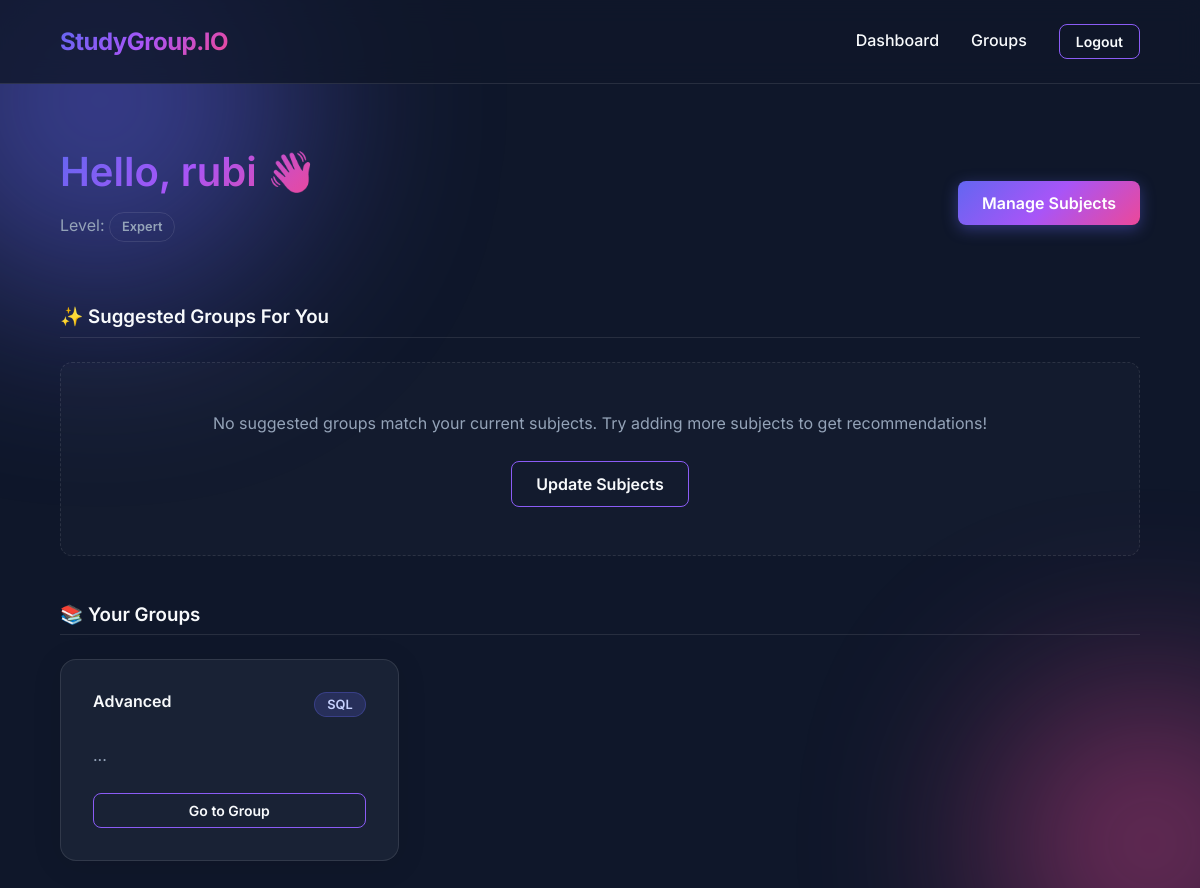
/ (signed in), run on the app's committed database.
### tables this page shows
CREATE TABLE users (
    id INTEGER PRIMARY KEY AUTOINCREMENT,
    username TEXT UNIQUE NOT NULL,
    password_hash TEXT NOT NULL,
    skill_level TEXT NOT NULL
);

CREATE TABLE groups (
    id INTEGER PRIMARY KEY AUTOINCREMENT,
    name TEXT NOT NULL,
    description TEXT,
    subject_id INTEGER NOT NULL,
    creator_id INTEGER NOT NULL,
    created_at TIMESTAMP DEFAULT CURRENT_TIMESTAMP,
    FOREIGN KEY (subject_id) REFERENCES subjects (id),
    FOREIGN KEY (creator_id) REFERENCES users (id)
);

CREATE TABLE subjects (
    id INTEGER PRIMARY KEY AUTOINCREMENT,
    name TEXT UNIQUE NOT NULL
);

### routes/main_route.py (the view)
@main_bp.route('/')
def dashboard():
    user = get_current_user()
    if not user:
        return redirect(url_for('auth.login'))
    user_subjects = get_user_subject_details(user['id'])
    my_groups = get_user_groups(user['id'])
    suggested_groups = get_suggested_groups(user_subjects, user['id'])
    return render_template('dashboard.html', user=user, subjects=user_subjects, my_groups=my_groups, suggested_groups=suggested_groups)

### app.py (called while the page is built)
@app.teardown_appcontext
def close_connection(exception):
    db = getattr(g, '_database', None)
    if db is not None:
        db.close()

@app.context_processor
def inject_user():
    return dict(current_user=get_current_user())

### database.py (called while the page is built)
def get_db():
    db = getattr(g, '_database', None)
    if db is None:
        db = g._database = sqlite3.connect(DATABASE)
        db.row_factory = sqlite3.Row
        db.execute('PRAGMA foreign_keys = ON')
    return db

def query_db(query, args=(), one=False):
    db = get_db()
    cur = db.execute(query, args)
    rv = cur.fetchall()
    db.commit()
    cur.close()
    return (rv[0] if rv else None) if one else rv

### services/authentication.py (called while the page is built)
def get_current_user():
    if 'user_id' in session:
        return query_db('SELECT * FROM users WHERE id = ?', (session['user_id'],), one=True)
    return None

### services/groups.py (called while the page is built)
def get_user_subject_details(user_id):
    return query_db('''
        SELECT s.id, s.name FROM subjects s
        JOIN user_subjects us ON s.id = us.subject_id
        WHERE us.user_id = ?
    ''', (user_id,))

def get_user_groups(user_id):
    return query_db('''
        SELECT g.*, s.name as subject_name FROM groups g
        JOIN group_members gm ON g.id = gm.group_id
        JOIN subjects s ON g.subject_id = s.id
        WHERE gm.user_id = ?
    ''', (user_id,))

def get_suggested_groups(user_subjects, user_id):
    if not user_subjects:
        return []
    subject_ids = [str(s['id']) for s in user_subjects]
    placeholders = ','.join('?' * len(subject_ids))
    query = f'''
        SELECT g.*, s.name as subject_name, count(gm.user_id) as member_count
        FROM groups g
        JOIN subjects s ON g.subject_id = s.id
        LEFT JOIN group_members gm ON g.id = gm.group_id
        WHERE g.subject_id IN ({placeholders})
        AND g.id NOT IN (
            SELECT group_id FROM group_members WHERE user_id = ?
        )
        GROUP BY g.id
    '''
    params = tuple(subject_ids) + (user_id,)
    return query_db(query, params)

### templates/dashboard.html
{% extends "base.html" %}
{% block content %}
<div class="dashboard-header">
    <div>
        <h1>Hello, {{ user['username'] }} 👋</h1>
        <p>Level: <span class="badge badge-outline">{{ user['skill_level'] }}</span></p>
    </div>
    <a href="{{ url_for('main.manage_subjects') }}" class="btn btn-primary">Manage Subjects</a>
</div>
<h3 class="section-title">✨ Suggested Groups For You</h3>
{% if suggested_groups %}
    <div class="grid grid-cols-3">
        {% for group in suggested_groups %}
            <div class="glass-card">
                <div style="display: flex; justify-content: space-between; align-items: start; margin-bottom: 1rem;">
                    <h4>{{ group['name'] }}</h4>
                    <span class="badge badge-subject">{{ group['subject_name'] }}</span>
                </div>
                <p>{{ group['description'] }}</p>
                <div style="display: flex; justify-content: space-between; align-items: center; margin-top: 1.5rem;">
                    <span style="color: var(--text-secondary); font-size: 0.9rem;">👥 {{ group['member_count'] }} members</span>
                    <a href="{{ url_for('groups.group_detail', group_id=group['id']) }}" class="btn btn-outline btn-sm">View Group</a>
                </div>
            </div>
        {% endfor %}
    </div>
{% else %}
    <div class="empty-state">
        <p>No suggested groups match your current subjects. Try adding more subjects to get recommendations!</p>
        <a href="{{ url_for('main.manage_subjects') }}" class="btn btn-outline">Update Subjects</a>
    </div>
{% endif %}
<h3 class="section-title">📚 Your Groups</h3>
{% if my_groups %}
    <div class="grid grid-cols-3">
        {% for group in my_groups %}
            <div class="glass-card">
                <div style="display: flex; justify-content: space-between; align-items: start; margin-bottom: 1rem;">
                    <h4>{{ group['name'] }}</h4>
                    <span class="badge badge-subject">{{ group['subject_name'] }}</span>
                </div>
                <p>{{ group['description'] }}</p>
                <div style="margin-top: 1.5rem;">
                    <a href="{{ url_for('groups.group_detail', group_id=group['id']) }}" class="btn btn-outline btn-sm" style="width: 100%;">Go to Group</a>
                </div>
            </div>
        {% endfor %}
    </div>
{% else %}
    <div class="empty-state">
        <p>You haven't joined any groups yet.</p>
        <a href="{{ url_for('groups.groups') }}" class="btn btn-primary">Browse Groups</a>
    </div>
{% endif %}
{% endblock %}

### static/css/style.css (style rules this page uses)
:root { --bg-color: #0f172a; --text-primary: #f8fafc; --text-secondary: #94a3b8; --primary-gradient: linear-gradient(135deg, #6366f1, #a855f7, #ec4899); --card-bg: rgba(30, 41, 59, 0.7); --border-color: rgba(255, 255, 255, 0.1); --glass-blur: blur(12px); --accent: #8b5cf6; --success: #10b981; --error: #ef4444; }
* { margin: 0; padding: 0; box-sizing: border-box; }
body { font-family: 'Inter', sans-serif; background-color: var(--bg-color); color: var(--text-primary); min-height: 100vh; display: flex; flex-direction: column; overflow-x: hidden; position: relative; }
body::before, body::after { content: ''; position: fixed; border-radius: 50%; filter: blur(100px); z-index: -1; opacity: 0.5; pointer-events: none; }
body::before { width: 400px; height: 400px; background: #6366f1; top: -100px; left: -100px; }
body::after { width: 300px; height: 300px; background: #ec4899; bottom: -100px; right: -100px; }
a { color: var(--text-primary); text-decoration: none; transition: all 0.3s ease; }
h1, h2, h3, h4 { font-weight: 600; margin-bottom: 1rem; line-height: 1.2; }
h1 { font-size: 2.5rem; background: var(--primary-gradient); -webkit-background-clip: text; -webkit-text-fill-color: transparent; display: inline-block; }
p { color: var(--text-secondary); line-height: 1.6; margin-bottom: 1rem; }
.glass-card { background: var(--card-bg); backdrop-filter: var(--glass-blur); border: 1px solid var(--border-color); border-radius: 16px; padding: 2rem; box-shadow: 0 4px 30px rgba(0, 0, 0, 0.1); transition: transform 0.3s ease, box-shadow 0.3s ease, border-color 0.3s ease; }
.btn { display: inline-flex; align-items: center; justify-content: center; padding: 0.75rem 1.5rem; border-radius: 8px; font-weight: 600; cursor: pointer; transition: all 0.3s ease; border: none; font-family: inherit; font-size: 1rem; text-align: center; gap: 0.5rem; }
.btn-primary { background: var(--primary-gradient); color: white; box-shadow: 0 4px 15px rgba(99, 102, 241, 0.4); }
.btn-outline { background: transparent; border: 1px solid var(--accent); color: var(--text-primary); }
.btn-sm { padding: 0.5rem 1rem; font-size: 0.875rem; }
.badge { display: inline-block; padding: 0.25rem 0.75rem; border-radius: 9999px; font-size: 0.8rem; font-weight: 600; background: rgba(255, 255, 255, 0.1); border: 1px solid rgba(255, 255, 255, 0.2); }
.badge-subject { background: rgba(99, 102, 241, 0.2); color: #c7d2fe; border-color: rgba(99, 102, 241, 0.3); }
.badge-outline { background: transparent; color: var(--text-secondary); border: 1px solid var(--border-color); }
.grid { display: grid; gap: 2rem; }
.grid-cols-3 { grid-template-columns: repeat(auto-fill, minmax(300px, 1fr)); }
.dashboard-header { display: flex; justify-content: space-between; align-items: center; margin-bottom: 2rem; }
.section-title { display: flex; align-items: center; gap: 0.5rem; margin-top: 3rem; margin-bottom: 1.5rem; padding-bottom: 0.5rem; border-bottom: 1px solid var(--border-color); }
.empty-state { text-align: center; padding: 3rem 1rem; background: rgba(255,255,255,0.02); border-radius: 12px; border: 1px dashed var(--border-color); }
.empty-state p { margin-bottom: 1.5rem; }

### data on the page
users: username "rubi", skill_level "Expert"
groups: name "Advanced", subject_name "SQL", description "..."
